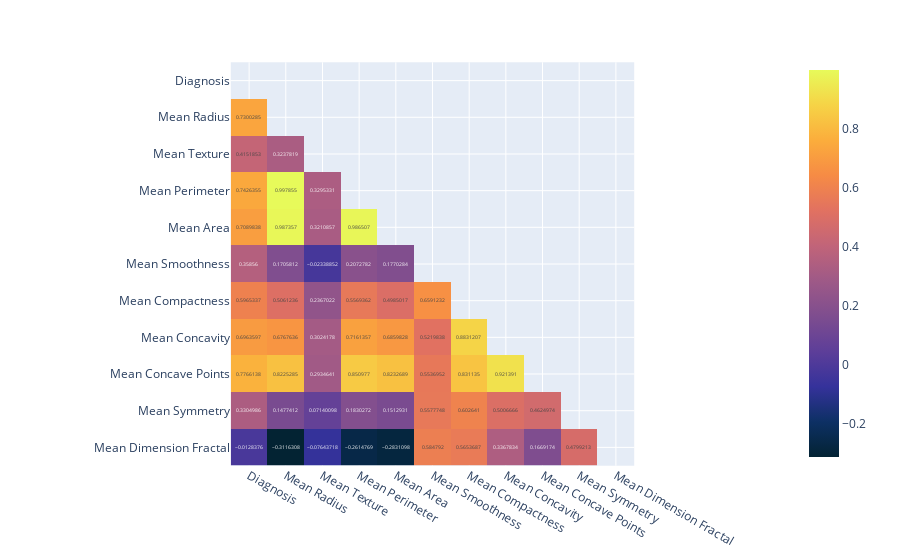

The notebook cell this image was saved under:
### Markdown cell above
## Exploratory Data Analysis

### Code cell
# Creating a dataframe with correlation values
df_corr_mean = mean_df.corr()
df_corr_mean.rename(columns=format_column_name(df_corr_mean.columns), inplace=True)
df_corr_mean.rename(index=format_column_name(df_corr_mean.index), inplace=True)
# Showing heatmap
fig = px.imshow(lower_triangular_matrix(df_corr_mean), text_auto=True, color_continuous_scale='thermal')
fig.show()

### Figure 1 — Plotly figure (JSON) as saved in the notebook; plotly's stock layout.template omitted (floating-point values rounded to 4 significant figures)
{"data": [{"coloraxis": "coloraxis", "hovertemplate": "x: %{x}<br>y: %{y}<br>color: %{z}<extra></extra>", "name": "0", "texttemplate": "%{z}", "type": "heatmap", "x": ["Diagnosis", "Mean Radius", "Mean Texture", "Mean Perimeter", "Mean Area", "Mean Smoothness", "Mean Compactness", "Mean Concavity", "Mean Concave Points", "Mean Symmetry", "Mean Dimension Fractal"], "xaxis": "x", "y": ["Diagnosis", "Mean Radius", "Mean Texture", "Mean Perimeter", "Mean Area", "Mean Smoothness", "Mean Compactness", "Mean Concavity", "Mean Concave Points", "Mean Symmetry", "Mean Dimension Fractal"], "yaxis": "y", "z": [[null, null, null, null, null, null, null, null, null, null, null], [0.73, null, null, null, null, null, null, null, null, null, null], [0.4152, 0.3238, null, null, null, null, null, null, null, null, null], [0.7426, 0.9979, 0.3295, null, null, null, null, null, null, null, null], [0.709, 0.9874, 0.3211, 0.9865, null, null, null, null, null, null, null], [0.3586, 0.1706, -0.02339, 0.2073, 0.177, null, null, null, null, null, null], [0.5965, 0.5061, 0.2367, 0.5569, 0.4985, 0.6591, null, null, null, null, null], [0.6964, 0.6768, 0.3024, 0.7161, 0.686, 0.522, 0.8831, null, null, null, null], [0.7766, 0.8225, 0.2935, 0.851, 0.8233, 0.5537, 0.8311, 0.9214, null, null, null], [0.3305, 0.1477, 0.0714, 0.183, 0.1513, 0.5578, 0.6026, 0.5007, 0.4625, null, null], [-0.01284, -0.3116, -0.07644, -0.2615, -0.2831, 0.5848, 0.5654, 0.3368, 0.1669, 0.4799, null]]}], "layout": {"coloraxis": {"colorscale": [[0, "rgb(3, 35, 51)"], [0.09091, "rgb(13, 48, 100)"], [0.1818, "rgb(53, 50, 155)"], [0.2727, "rgb(93, 62, 153)"], [0.3636, "rgb(126, 77, 143)"], [0.4545, "rgb(158, 89, 135)"], [0.5455, "rgb(193, 100, 121)"], [0.6364, "rgb(225, 113, 97)"], [0.7273, "rgb(246, 139, 69)"], [0.8182, "rgb(251, 173, 60)"], [0.9091, "rgb(246, 211, 70)"], [1, "rgb(231, 250, 90)"]]}, "margin": {"t": 60}, "xaxis": {"anchor": "y", "constrain": "domain", "domain": [0, 1], "scaleanchor": "y"}, "yaxis": {"anchor": "x", "autorange": "reversed", "constrain": "domain", "domain": [0, 1]}}}
